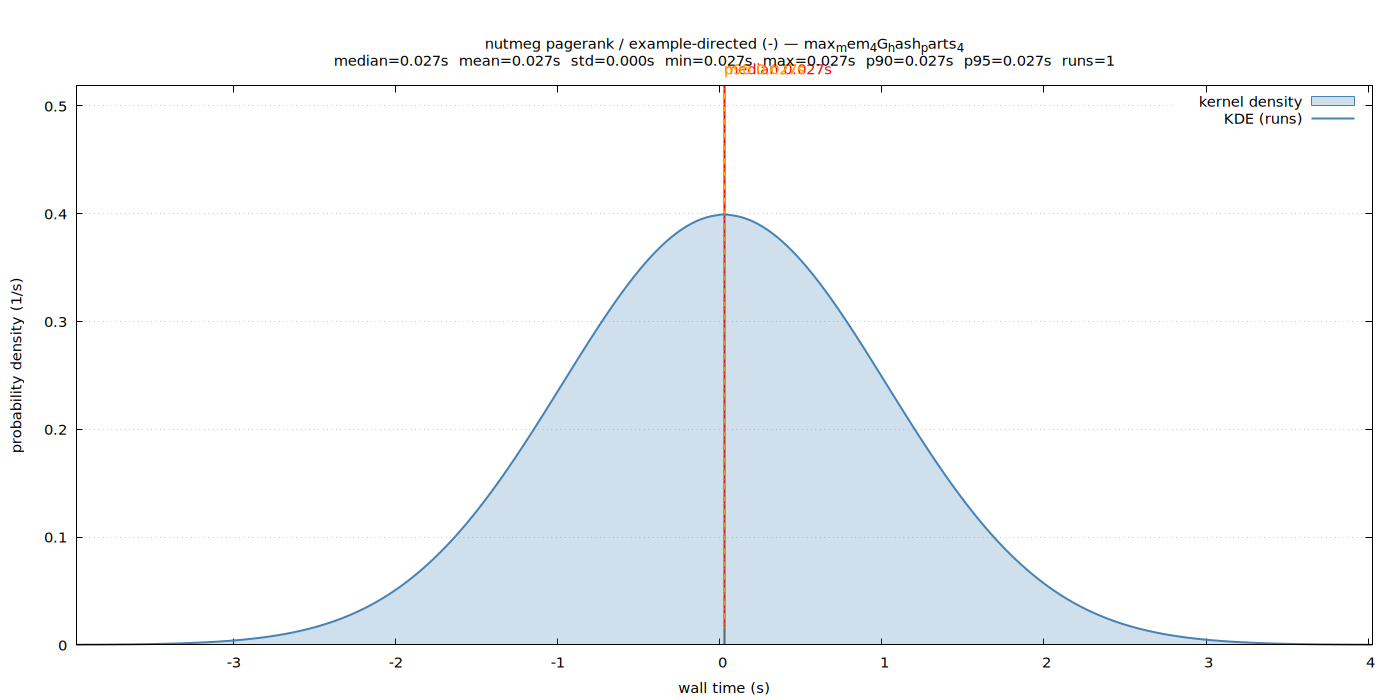

This figure's gnuplot source:
set terminal pngcairo size 1400,700 enhanced font 'Sans,11'
set output '/var/home/sem/github/sail/examples/extensions/benchmarks/sem_benchmark/results/nutmeg/-/example-directed/max_mem_4G_hash_parts_4/wall_time.png'
set title "nutmeg pagerank / example-directed (-) — max_mem_4G_hash_parts_4\nmedian=0.027s  mean=0.027s  std=0.000s  min=0.027s  max=0.027s  p90=0.027s  p95=0.027s  runs=1"
set xlabel 'wall time (s)'
set ylabel 'probability density (1/s)'
set tmargin 5
set yrange [0:0.518594]
set xrange [-3.972892:4.027108]
set grid y
set key top right
set arrow from 0.027108,0 to 0.027108,0.518594 nohead lc rgb 'red' lw 2
set label 'median 0.027s' at 0.027108,0.518594 offset char 0,1 tc rgb 'red'
set arrow from 0.027108,0 to 0.027108,0.518594 nohead lc rgb 'orange' lw 1 dt 2
set label 'p90 0.027s' at 0.027108,0.518594 offset char 0,1 tc rgb 'orange'
set arrow from 0.027108,0 to 0.027108,0.518594 nohead lc rgb 'orange' lw 1 dt 3
set label 'p95 0.027s' at 0.027108,0.518594 offset char 0,1 tc rgb 'orange'
set arrow from 0.027108,0 to 0.027108,0.0159567 nohead lc rgb '#666666' lw 1
plot '/var/home/sem/github/sail/examples/extensions/benchmarks/sem_benchmark/results/nutmeg/-/example-directed/max_mem_4G_hash_parts_4/wall_time.dat' using 1:2 with filledcurves y=0 lc rgb '#4682b4' fs transparent solid 0.25 title 'kernel density', \
     '/var/home/sem/github/sail/examples/extensions/benchmarks/sem_benchmark/results/nutmeg/-/example-directed/max_mem_4G_hash_parts_4/wall_time.dat' using 1:2 with lines lw 2 lc rgb '#4682b4' title 'KDE (runs)'
